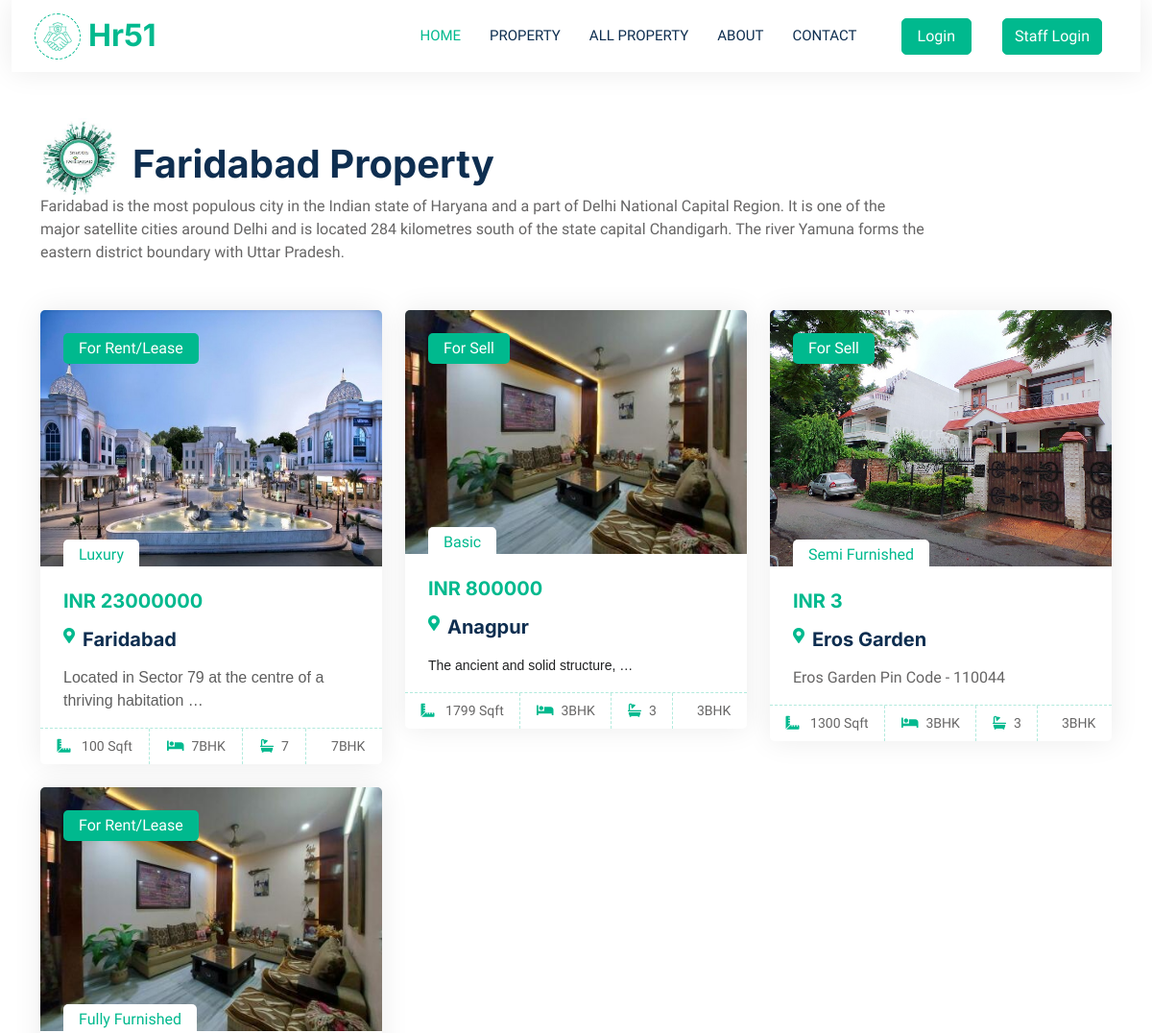
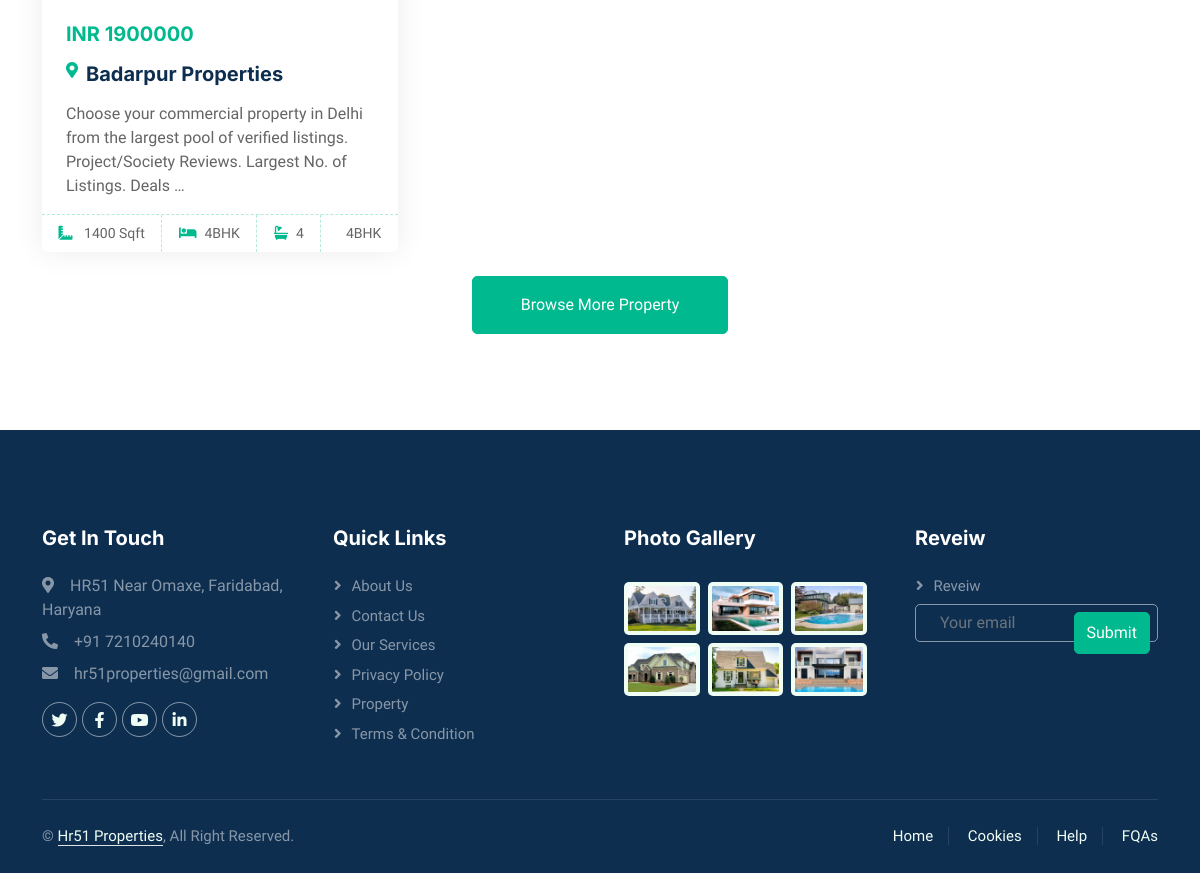
The app's page /category/faridabad with its own data (2 pictures, top to bottom).
### realestate/models.py (models this page shows, shortened)
class Category(models.Model):
    cat_id = models.AutoField(primary_key=True)
    title = models.CharField(max_length=100)
    description = models.TextField()
    url = models.CharField(max_length=100)
    image = models.ImageField(upload_to='category/')
    add_date = models.DateTimeField(auto_now_add=True, null=True)

class Property(models.Model):
    PROP_STATUS = (
    ("1", "For Sell"),
    ("2", "For Rent/lease"),
    ("3", "Not Available"),
    )
    PROP_TYPE = (
    ("1", "Semi Furnished"),
    ("2", "Fully Furnished"),
    ("3", "Luxury"),
    ("4", "Basic"),
    )
    PROP_OWNER = (
    ("1", "First Owner"),
    ("2", "Second Owners"),
    ("3", "Third Owners"),
    ("4", "Multiple Owners"),
    )
    PROP_ROOM = (
    ("1", "1BHK"),
    ("2", "2BHK"),
    ("3", "3BHK"),
    ("4", "4BHK"),
    ("5", "5BHK"),
    ("6", "6BHK"),
    ("7", "7BHK"),
    )
    post_id = models.AutoField(primary_key=True)
    title = models.CharField(max_length=200)
    content = models.TextField()
    type = models.CharField(max_length=50, choices = PROP_TYPE)
    status = models.CharField(max_length = 15, choices = PROP_STATUS)
    rooms = models.CharField(max_length = 15, choices = PROP_ROOM)
    ownership = models.CharField(max_length = 15, choices = PROP_OWNER)
    location = models.CharField(max_length=50, default="faridabad")
    property_price = models.IntegerField()
    property_size = models.IntegerField()
    map = models.CharField(max_length=450, null=True)
    closed_parking = models.CharField(max_length=450, null=True)
    blockarea = models.CharField(max_length=450, null=True)
    building_type = models.CharField(max_length=450, null=True)
    view = models.CharField(max_length=450, null=True)
    locality = models.CharField(max_length=450, null=True)
    additional_rooms = models.CharField(max_length=450, null=True)
    possession_status = models.CharField(max_length=450, null=True)
    bathroom = models.CharField(max_length=450, null=True)
    loan_available = models.CharField(max_length=450, null=True)
    url = models.CharField(max_length=100)
    cat = models.ForeignKey(Category, on_delete=models.CASCADE)
    image = models.ImageField(upload_to='post/')
    post_date = models.DateTimeField(auto_now_add=True, null=True)

### realestate/views.py (the view)
# urls.py: path('category/<slug:url>', views.categorypage, name="categorypage"),
def categorypage(request, url):
    categories = Category.objects.get(url=url)
    posts = Property.objects.filter(cat=categories)
    return render(request, "category.html", {'categories': categories, 'posts': posts})

### templates/category.html (shortened to what this page needs)
{%extends 'basic.html' %}
{%block body%}
{%block content%}
<section>
    <div class="container-fluid px-0 mx-aut">
        <div class="container-xxl py-5">
            <div class="container">
                <div class="row g-0 gx-5 align-items-end">
                    <div class="col-lg-10">
                        <div class="text-start mx-auto mb-5 wow slideInLeft" data-wow-delay="0.1s">
                            <div class="d-flex">
                                <img src="/media/{{categories.image}}" alt="loading.." style="max-height: 80px; " class="w3-padding-16">
                                <h1 class="mt-4 ml-3" style="text-transform: capitalize;">{{categories.title}} Property</h1>
                            </div>
                            <p>{{categories.description | safe}}</p>
                        </div>
                    </div>
                </div>
                <div class="tab-content">
                    <div id="tab-1" class="tab-pane fade show p-0 active">
                        <div class="row g-4">
                            {% for p in posts %}
                            <div class="col-lg-4 col-md-6 wow fadeInUp" data-wow-delay="0.1s">
                                <div class="property-item rounded overflow-hidden">
                                    <div class="position-relative overflow-hidden">
                                        <a href="/media/{{p.image}}">
                                            <img class="img-fluid" src="/media/{{p.image}}" alt="" style="width:100%" />
                                        </a>
                                        <div class="bg-primary rounded text-white position-absolute start-0 top-0 m-4 py-1 px-3"
                                            style="text-transform: capitalize;">
                                            {{p.get_status_display}}
                                        </div>
                                        <div
                                            class="bg-white rounded-top text-primary position-absolute start-0 bottom-0 mx-4 pt-1 px-3">
                                            {{ p.get_type_display }}
                                        </div>
                                    </div>
                                    <div class="p-4 pb-0">
                                        <h5 class="text-primary mb-3">INR {{p.property_price}}</h5>
                                        <p style="display: flex; flex-direction: row;">
                                            <i class="fa fa-map-marker-alt text-primary me-2">
                                            </i>
                                            <a class="d-block h5 mb-0" style="text-transform: capitalize;"
                                                href="/post/{{p.url}}">{{p.title}}</a>
                                            {{p.content |truncatewords:20 |safe}}
                                        </p>
                                    </div>
                                    <div class="d-flex border-top">
                                        <small class="flex-fill text-center border-end py-2"><i
                                                class="fa fa-ruler-combined text-primary me-2"></i>
                                            {{p.property_size}} Sqft</small>
                                        <small class="flex-fill text-center border-end py-2"><i
                                                class="fa fa-bed text-primary me-2"></i>{{p.get_rooms_display}}</small>
                                        <small class="flex-fill text-center border-end py-2"><i
                                                class="fa fa-bath text-primary me-2"></i>{{p.rooms}}</small>
                                        <small class="flex-fill text-center py-2">{{p.get_rooms_display}}</small>
                                    </div>
                                </div>
                            </div>
                            {% empty %}
                            <div class="col-12 text-center">
                                <a class="btn btn-danger py-3 px-5" href="/allpost">No Property Avaliable</a>
                            </div>
                            {% endfor %}
                            <div class="col-12 text-center">
                                <a class="btn btn-primary py-3 px-5" href="/allpost">Browse More Property</a>
                            </div>
                        </div>
                    </div>
                </div>
            </div>
        </div>
    </div>
</section>
{%endblock content%}
{%endblock body%}

### static/css/style.css (style rules this page uses)
:root { --primary: #00B98E; --secondary: #FF6922; --light: #EFFDF5; --dark: #0E2E50; }
body { background-color: #fff; }
.btn { transition: .5s; }
.btn.btn-primary, .btn.btn-secondary { color: #FFFFFF; }
.property-item { box-shadow: 0 0 30px rgba(0, 0, 0, .08); }
.property-item img { transition: .5s; }
.property-item .border-top { border-top: 1px dashed rgba(0, 185, 142, .3) !important; }
.property-item .border-end { border-right: 1px dashed rgba(0, 185, 142, .3) !important; }

### templates/basic.html (style rules this page uses)
a { text-decoration: none; }

### records on screen
Category: image (picture), title "Faridabad", description "Faridabad is the most populous city in the Indian state of Haryana and a part of Delhi National Capital Region. It is one of the major satellite cities around Delhi and is located 284 kilometres south of the state capital Chandigarh. The river Yamuna forms the eastern district boundary with Uttar Pradesh."
Property: image (picture), status "For Rent/Lease", type "Luxury", property_price "23000000", title "Faridabad", content "Located in Sector 79 at the centre of a thriving habitation …", property_size "100", rooms "7BHK", rooms "7"
Property: image (picture), status "For Sell", type "Basic", property_price "800000", title "Anagpur", content "The ancient and solid structure, …", property_size "1799", rooms "3BHK", rooms "3"
Property: image (picture), status "For Sell", type "Semi Furnished", property_price "3", title "Eros Garden", content "Eros Garden Pin Code - 110044", property_size "1300", rooms "3BHK", rooms "3"
Property: image (picture), status "For Rent/Lease", type "Fully Furnished", property_price "1900000", title "Badarpur Properties", content "Choose your commercial property in Delhi from the largest pool of verified listings. Project/Society Reviews. Largest No. of Listings. Deals …", property_size "1400", rooms "4BHK", rooms "4"
